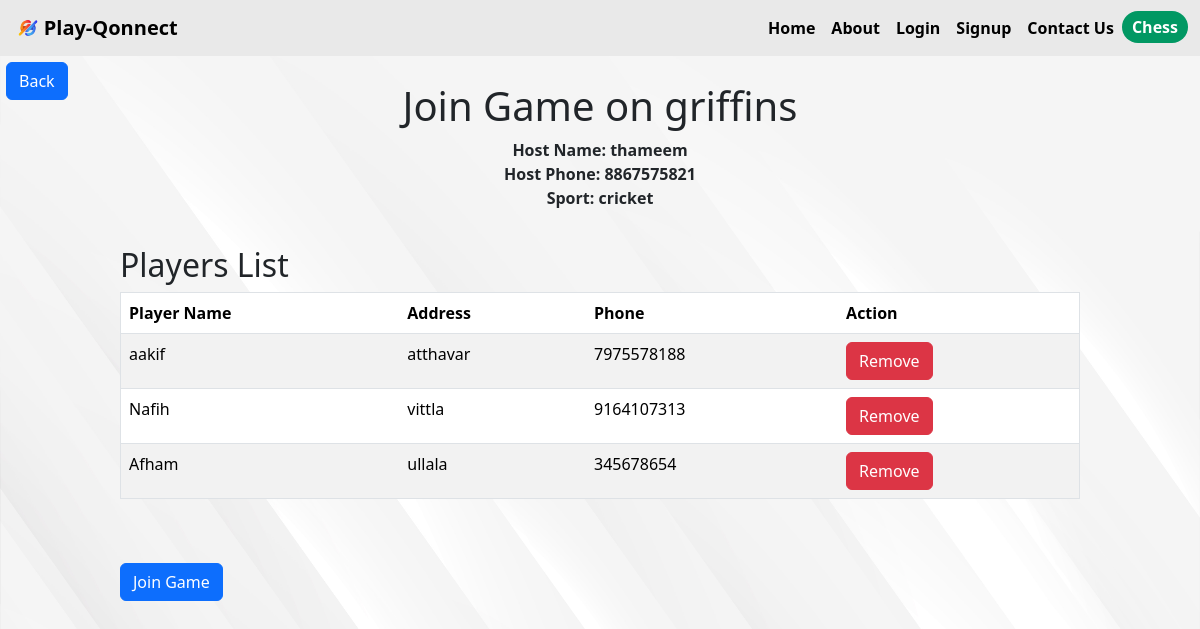
Before: /turf/2/join_game/3 (signed in) with the older database file.
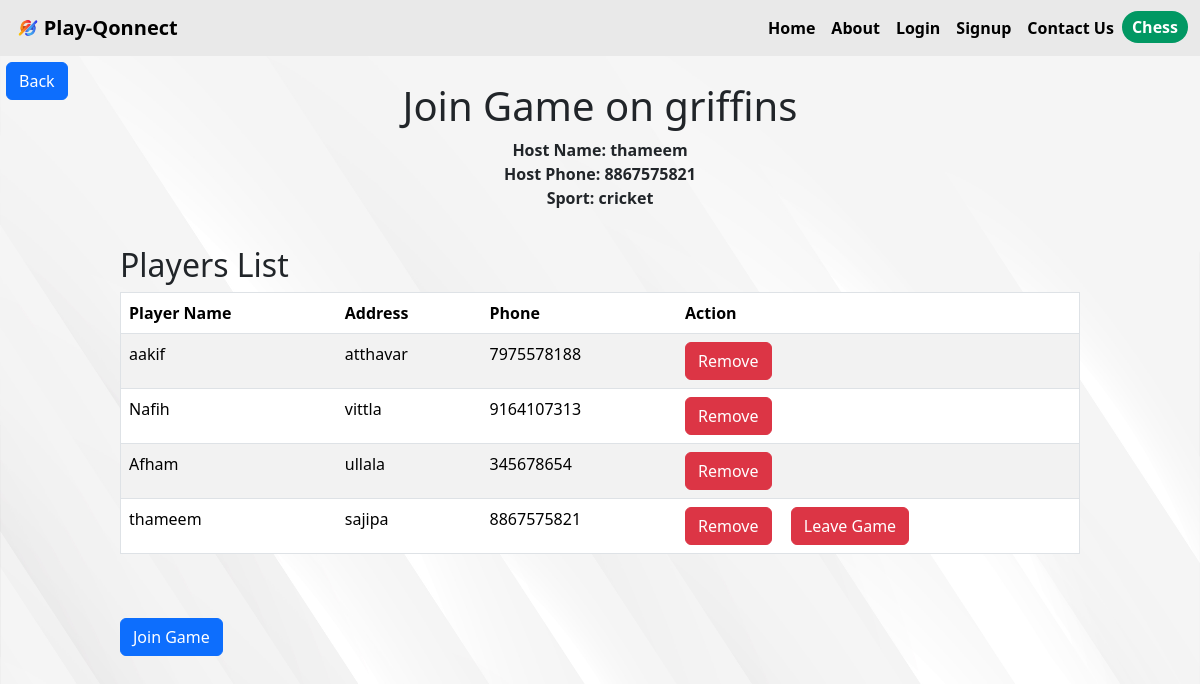
After: the same page with the newer database file.
### app.py (models this page shows)
class Player(db.Model):
    id = db.Column(db.Integer, primary_key=True)
    game_id = db.Column(db.Integer, db.ForeignKey('game.id'), nullable=False)
    player_name = db.Column(db.String(255), nullable=False)
    player_address = db.Column(db.String(255), nullable=False)
    player_phone = db.Column(db.String(15), nullable=True)

### app.py (the view, shortened to what this page needs)
@app.route('/turf/<int:turf_id>/join_game/<int:game_id>', methods=['GET', 'POST'])
@login_required
def join_game(turf_id, game_id):
    turf = Turf.query.get_or_404(turf_id)
    game = Game.query.get_or_404(game_id)
    return render_template('join_game.html', turf=turf, game=game)

### app.py (called while the page is built)
@login_manager.user_loader
def load_user(user_id):
    return User.query.get(int(user_id))

### templates/join_game.html (shortened to what this page needs)
{% extends 'layout.html' %} {% block title %} Join Game {% endblock title %} {%
block body %}
<a
  class="btn btn-primary"
  style="margin: 0.5%"
  href="{{ url_for('turf_detail',turf_id=turf.id) }}"
>
  Back
</a>
<div class="turfhead" style="margin: -2%">
  <h1>Join Game on {{ turf.turf_name }}</h1>
  <p style="font-weight: bold">
    Host Name: {{game.host_name}}
    <br />
    Host Phone: {{ game.host_phone }}
    <br />
    Sport: {{game.sports}}
  </p>
</div>
<div class="turftab">
  <h2>Players List</h2>
  <table border="1" class="table table-striped">
    <thead>
      <tr>
        <th>Player Name</th>
        <th>Address</th>
        <th>Phone</th>
        <th>Action</th>
      </tr>
    </thead>
    <tbody>
      {% for player in game.players %}
      <tr>
        <td>{{ player.player_name }}</td>
        <td>{{ player.player_address }}</td>
        <td>{{ player.player_phone }}</td>
        <td>
          <div style="display: flex; gap: 5%">
            {% if current_user.username == game.host_name %}
            <form
              method="POST"
              action="{{ url_for('remove_player', player_id=player.id) }}"
              style="display: inline"
            >
              <button type="submit" class="btn btn-danger">Remove</button>
            </form>
            {% endif %} {% if player.player_name == current_user.username %}
            <form
              method="POST"
              action="{{ url_for('leave_game', turf_id=turf.id, game_id=game.id) }}"
            >
              <button class="btn btn-danger" type="submit">Leave Game</button>
            </form>
            {% endif %}
          </div>
        </td>
      </tr>
      {% endfor %}
    </tbody>
  </table>
  <br />
  <br />
  <button
    class="btn btn-primary"
    id="toggleJoinGameFormBtn"
    onclick="toggleJoinGameForm()"
  >
    Join Game
  </button>
  <br />
  <br />
</div>
{% endblock body %}

Changed rows visible on the page:
added Player: player_name "thameem", player_address "sajipa", player_phone "8867575821"
